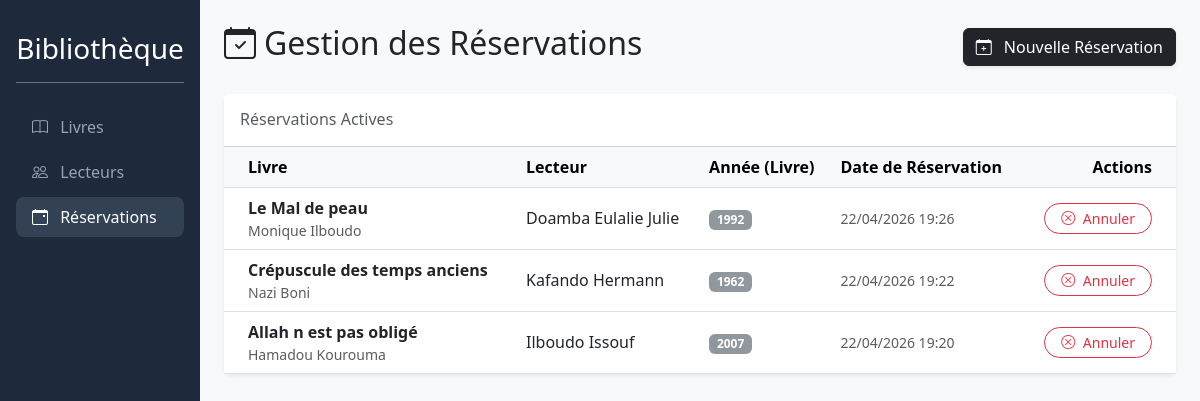
/reservations/, run on an earlier commit of the app's database.
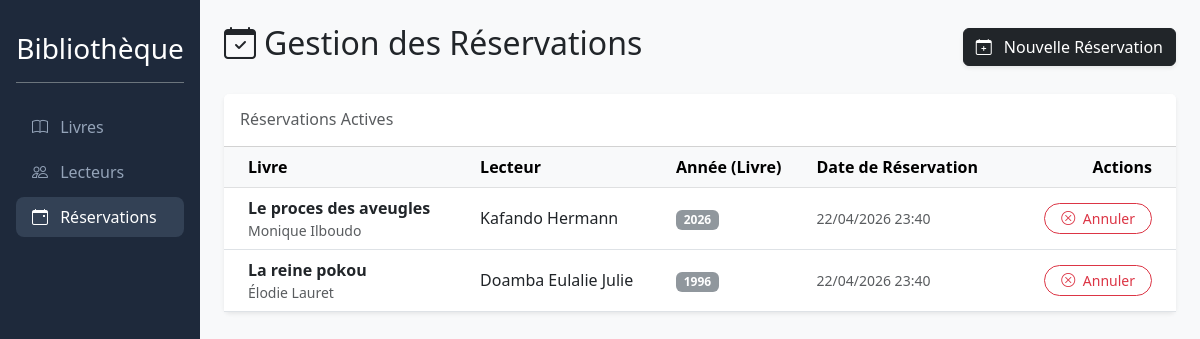
And on a later commit of the database.
### library/models.py (models this page shows, shortened)
class Reservation(models.Model):
    book = models.ForeignKey(Book, on_delete=models.CASCADE, unique=True)
    reader = models.ForeignKey(Reader, on_delete=models.CASCADE)
    date_reservation = models.DateTimeField(auto_now_add=True)

class Book(models.Model):
    title = models.CharField(max_length=200)
    author = models.CharField(max_length=100)
    year = models.IntegerField()
    is_available = models.BooleanField(default=True)

class Reader(models.Model):
    name = models.CharField(max_length=100)
    email = models.EmailField(unique=True)

### library/views.py (the view)
# urls.py: path('reservations/', views.reservation_list, name='reservation_list'),
def reservation_list(request):
    context = {
        'available_books': Book.objects.filter(is_available=True),
        'readers': Reader.objects.all(),
        'active_reservations': Reservation.objects.all().order_by('-date_reservation'),
    }
    return render(request, 'library/reservation_list.html', context)

### library/templates/library/reservation_list.html (shortened to what this page needs)
{% extends 'library/base.html' %}
{% block content %}
<div class="d-flex justify-content-between align-items-center mb-4">
    <h2><i class="bi bi-calendar-check me-2"></i>Gestion des Réservations</h2>
    <button class="btn btn-dark shadow-sm" type="button" data-bs-toggle="collapse" data-bs-target="#resForm">
        <i class="bi bi-calendar-plus me-2"></i> Nouvelle Réservation
    </button>
</div>
<div class="card shadow-sm border-0">
    <div class="card-header bg-white py-3">
        <h6 class="mb-0 text-muted">Réservations Actives</h6>
    </div>
    <div class="table-responsive">
        <table class="table table-hover align-middle mb-0">
            <thead class="table-light">
                <tr>
                    <th class="ps-4">Livre</th>
                    <th>Lecteur</th>
                    <th>Année (Livre)</th>
                    <th>Date de Réservation</th>
                    <th class="text-end pe-4">Actions</th>
                </tr>
            </thead>
            <tbody>
                {% for res in active_reservations %}
                <tr>
                    <td class="ps-4">
                        <div class="fw-bold text-dark">{{ res.book.title }}</div>
                        <div class="small text-muted">{{ res.book.author }}</div>
                    </td>
                    <td>{{ res.reader.name }}</td>
                    <td><span class="badge bg-secondary opacity-75">{{ res.book.year }}</span></td>
                    <td class="text-muted small">{{ res.date_reservation|date:"d/m/Y H:i" }}</td>
                    <td class="text-end pe-4">
                        <a href="{% url 'cancel_reservation' res.id %}" class="btn btn-outline-danger btn-sm rounded-pill px-3"
                           onclick="return confirm('Voulez-vous vraiment annuler cette réservation ?');">
                            <i class="bi bi-x-circle me-1"></i> Annuler
                        </a>
                    </td>
                </tr>
                {% endfor %}
            </tbody>
        </table>
    </div>
</div>
{% endblock %}

What changed in the data, as far as the page shows it:
removed Reservation: book "Le Mal de peau", book.author "Monique Ilboudo", reader.name "Doamba Eulalie Julie", book.year "1992", date_reservation "22/04/2026 19:26"
removed Reservation: book "Allah n est pas obligé", book.author "Hamadou Kourouma", reader.name "Ilboudo Issouf", book.year "2007", date_reservation "22/04/2026 19:20"
changed Reservation "Kafando Hermann": book "Crépuscule des temps anciens" → "Le proces des aveugles"; book.author "Nazi Boni" → "Monique Ilboudo"; book.year "1962" → "2026"; date_reservation "22/04/2026 19:22" → "22/04/2026 23:40"
added Reservation: book "La reine pokou", book.author "Élodie Lauret", reader.name "Doamba Eulalie Julie", book.year "1996", date_reservation "22/04/2026 23:40"
